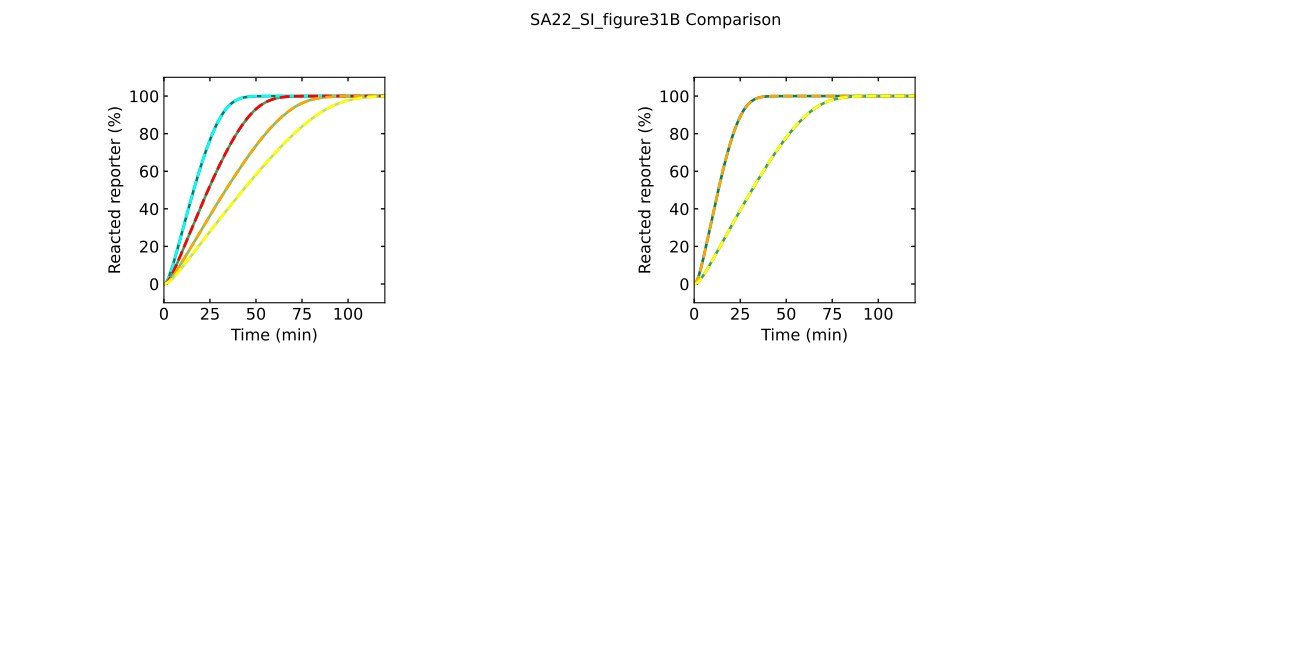

This chart was generated by the following Python code:
# -*- coding: utf-8 -*-
"""
Created on Fri Jul  1 10:34:01 2022

@author: tnm12
"""

import numpy as np
import scipy.integrate as spi
import matplotlib.pyplot as plt
from matplotlib.ticker import MaxNLocator
from matplotlib import cm

import sys
import Simulator1 as RSDs #import first version of simulator

esp = np.linspace(0,1,4+1)
csl = [cm.summer(x) for x in esp]

fs = 12

# Modeling

t_sim = np.linspace(0,6,1001)*3600 # seconds

k_txn = [0.015,0.009,0.006,0.0045]

model = RSDs.RSD_sim() # define the model instance

# specify DNA txn templates and reporters and concentrations
model.DNA_species('output','O2',temp_con=25) # thresholding gate
model.DNA_species('reporter','REP2',temp_con=500)
 
plt.subplot(2,4,1)
for n in range(len(k_txn)):

    model.simulate(t_sim,1,k_txn[n])
    # pull out the species from the model solution to plot
    REP = model.output_concentration['REP2']
   
    plt.plot(model.sol.t/60,(1-REP/model.REP_con[1])*100,color=csl[n],linewidth=2,linestyle='-')

plt.xticks(fontsize=fs)
plt.yticks(fontsize=fs)
plt.ylim(-10,110)
plt.xlim(0,120)
ax1 = plt.gca()
ax1.xaxis.set_tick_params(which='both',size=3,width=1,direction='in',top='on')
#ax1.xaxis.set_major_locator(MaxNLocator(integer=True))
ax1.yaxis.set_tick_params(which='both',size=3,width=1,direction='in',right='on')
plt.xlabel('Time (min)',fontsize=fs)
plt.ylabel('Reacted reporter (%)',fontsize=fs)
    
k_txn2 = [0.02,0.0065]
p = [0,3]

plt.subplot(2,4,3)
for n in range(len(k_txn2)):

    model.simulate(t_sim,1,k_txn2[n])
    # pull out the species from the model solution to plot
    REP = model.output_concentration['REP2']
    
    plt.plot(model.sol.t/60,(1-REP/model.REP_con[1])*100,color=csl[n],linewidth=2,linestyle='-')

plt.xticks(fontsize=fs)
plt.yticks(fontsize=fs)
plt.ylim(-10,110)
plt.xlim(0,120)
ax1 = plt.gca()
ax1.xaxis.set_tick_params(which='both',size=3,width=1,direction='in',top='on')
#ax1.xaxis.set_major_locator(MaxNLocator(integer=True))
ax1.yaxis.set_tick_params(which='both',size=3,width=1,direction='in',right='on')
plt.xlabel('Time (min)',fontsize=fs)
plt.ylabel('Reacted reporter (%)',fontsize=fs)



import Simulatorv2021 as RSDs #import version 2.0.2.1 of simulator

color = ['aqua','red','orange','yellow']

fs = 12

# Modeling

t_sim = np.linspace(0,6,1001)*3600 # seconds

k_txn = [0.015,0.009,0.006,0.0045] #transcription rates

REP_con = 500

model = RSDs.RSD_sim(5) # define the model instance and # of domains

# specify DNA txn templates and reporters and concentrations
model.molecular_species('O{1,2}',DNA_con=25) # thresholding gate
model.molecular_species('REP{2}',DNA_con=REP_con)
 
plt.subplot(2,4,1)
for n in range(len(k_txn)):
    model.global_rate_constants(ktxn=k_txn[n]) #globally changes transcription rates
    
    # run simulaton (input is simulaton time)
    model.simulate(t_sim,smethod='LSODA') #RK45 method has slight instability
    
    # pull out the species from the model solution to plot
    S2 = model.output_concentration('S{2}')
   
    plt.plot(model.t/60,(S2/REP_con)*100,color=color[n],linewidth=2,linestyle='--')

plt.xticks(fontsize=fs)
plt.yticks(fontsize=fs)
plt.ylim(-10,110)
plt.xlim(0,120)
ax1 = plt.gca()
ax1.xaxis.set_tick_params(which='both',size=3,width=1,direction='in',top='on')
#ax1.xaxis.set_major_locator(MaxNLocator(integer=True))
ax1.yaxis.set_tick_params(which='both',size=3,width=1,direction='in',right='on')
plt.xlabel('Time (min)',fontsize=fs)
plt.ylabel('Reacted reporter (%)',fontsize=fs)
    
k_txn2 = [0.02,0.0065] #transcription rates
p = [0,3]

plt.subplot(2,4,3)
for n in range(len(k_txn2)):
    model.global_rate_constants(ktxn=k_txn2[n]) #globally changes transcription rates
    
    # run simulation (input is simulation time)
    model.simulate(t_sim,smethod='LSODA') #RK45 method has slight instability
    
    # pull out the species from the model solution to plot
    S2 = model.output_concentration('S{2}')
    
    plt.plot(model.t/60,(S2/REP_con)*100,color=color[n+2],linewidth=2,linestyle='--')

plt.xticks(fontsize=fs)
plt.yticks(fontsize=fs)
plt.ylim(-10,110)
plt.xlim(0,120)
ax1 = plt.gca()
ax1.xaxis.set_tick_params(which='both',size=3,width=1,direction='in',top='on')
#ax1.xaxis.set_major_locator(MaxNLocator(integer=True))
ax1.yaxis.set_tick_params(which='both',size=3,width=1,direction='in',right='on')
plt.xlabel('Time (min)',fontsize=fs)
plt.ylabel('Reacted reporter (%)',fontsize=fs)

plt.suptitle('SA22_SI_figure31B Comparison')
